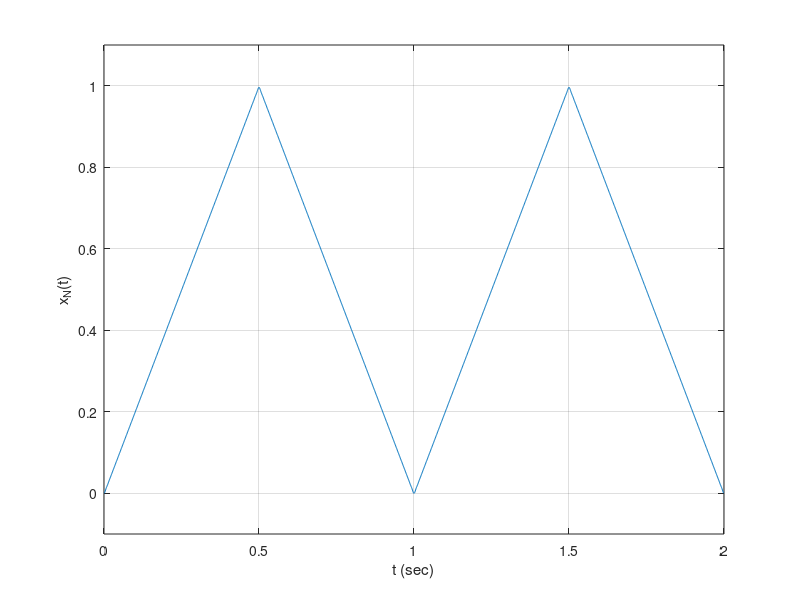

Recreate this plot in MATLAB.
%%
% Example 4.18
%
% FS of triangular pulse using integration
%%
clf; clear all
w0=2*pi; N=100;  % parameters of periodic signal
% computation of mean value
DC=0;
for m=1:N,
  DC=DC+2*(-1)^(m)*(cos(pi*m)-1)/(pi*m)^2;
end
% computation of Fourier series coefficients
Ts=0.001; t=0:Ts:2-Ts;
for k=1:N,
    X(k)=(-1)^(k+1)*(cos(pi*k)-1)/((pi*k)^2);
end
X=[DC X]; % Fourier series coefficients
xa=X(1)*ones(1,length(t));     
figure(1)
for k=2:N,
    xa=xa+2*abs(X(k))*cos(w0 *(k-1).*t+angle(X(k))); % approximate signal
end
plot(t,xa); xlabel('t (sec)'); ylabel('x_N(t)'); grid
axis([0 2 -0.1 1.1])